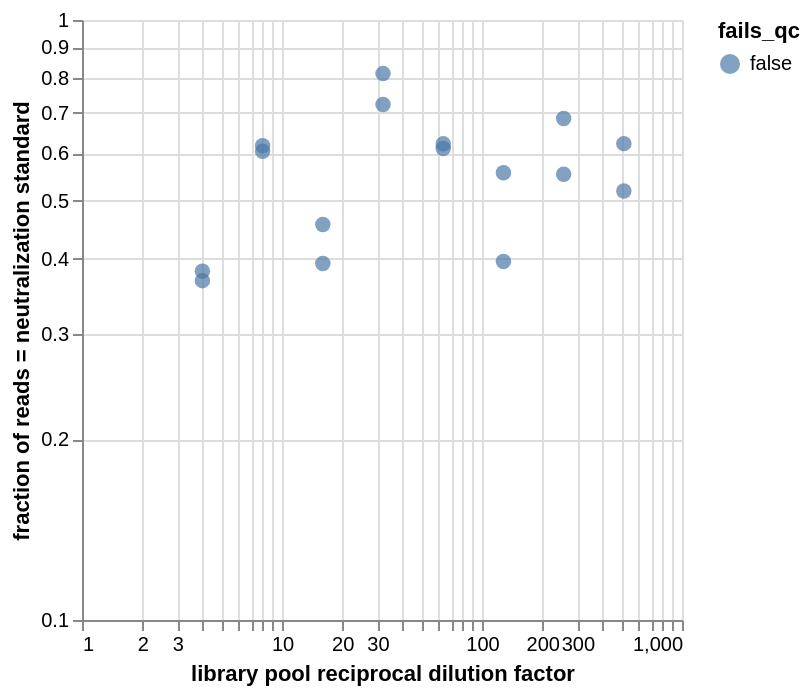

The code cell stored with this chart in its notebook:
### Code cell
# Scatterplot of the same data as above, plotted by dilution factor
alt.Chart(neut_standard_fracs).mark_circle(size=60).encode(
    alt.X('dilution_factor:Q', 
          scale=alt.Scale(type='log'),
          title='library pool reciprocal dilution factor'),
    alt.Y('neut_standard_frac:Q', 
          scale=alt.Scale(type='log'),
          title='fraction of reads = neutralization standard'),
    color='fails_qc',
    tooltip=['well', 'dilution_factor', 'neut_standard_frac', 'total_count']
).interactive()

### Figure 1 — Vega-Lite specification as saved in the notebook (floating-point values rounded to 4 significant figures)
{"config": {"view": {"continuousWidth": 300, "continuousHeight": 300}}, "data": {"name": "data-dffebfe79d064480470f662533500342"}, "mark": {"type": "circle", "size": 60}, "encoding": {"color": {"field": "fails_qc", "type": "nominal"}, "tooltip": [{"field": "well", "type": "nominal"}, {"field": "dilution_factor", "type": "quantitative"}, {"field": "neut_standard_frac", "type": "quantitative"}, {"field": "total_count", "type": "quantitative"}], "x": {"field": "dilution_factor", "scale": {"type": "log"}, "title": "library pool reciprocal dilution factor", "type": "quantitative"}, "y": {"field": "neut_standard_frac", "scale": {"type": "log"}, "title": "fraction of reads = neutralization standard", "type": "quantitative"}}, "params": [{"name": "param_1", "select": {"type": "interval", "encodings": ["x", "y"]}, "bind": "scales"}], "$schema": "https://vega.github.io/schema/vega-lite/v5.16.3.json", "datasets": {"data-dffebfe79d064480470f662533500342": [{"well": "A1", "sample_well": "A1-none-4-1 (A1)", "dilution_factor": 4, "total_count": 6656346, "neut_standard_count": 2448183, "neut_standard_frac": 0.3678, "fails_qc": false}, {"well": "A2", "sample_well": "A2-none-4-2 (A2)", "dilution_factor": 4, "total_count": 6267675, "neut_standard_count": 2390795, "neut_standard_frac": 0.3814, "fails_qc": false}, {"well": "B1", "sample_well": "B1-none-8-1 (B1)", "dilution_factor": 8, "total_count": 4780657, "neut_standard_count": 2889856, "neut_standard_frac": 0.6045, "fails_qc": false}, {"well": "B2", "sample_well": "B2-none-8-2 (B2)", "dilution_factor": 8, "total_count": 1671527, "neut_standard_count": 1031281, "neut_standard_frac": 0.617, "fails_qc": false}, {"well": "C1", "sample_well": "C1-none-16-1 (C1)", "dilution_factor": 16, "total_count": 1181118, "neut_standard_count": 464054, "neut_standard_frac": 0.3929, "fails_qc": false}, {"well": "C2", "sample_well": "C2-none-16-2 (C2)", "dilution_factor": 16, "total_count": 398993, "neut_standard_count": 182000, "neut_standard_frac": 0.4561, "fails_qc": false}, {"well": "D1", "sample_well": "D1-none-32-1 (D1)", "dilution_factor": 32, "total_count": 582506, "neut_standard_count": 421278, "neut_standard_frac": 0.7232, "fails_qc": false}, {"well": "D2", "sample_well": "D2-none-32-2 (D2)", "dilution_factor": 32, "total_count": 860283, "neut_standard_count": 700318, "neut_standard_frac": 0.8141, "fails_qc": false}, {"well": "E1", "sample_well": "E1-none-64-1 (E1)", "dilution_factor": 64, "total_count": 333543, "neut_standard_count": 203733, "neut_standard_frac": 0.6108, "fails_qc": false}, {"well": "E2", "sample_well": "E2-none-64-2 (E2)", "dilution_factor": 64, "total_count": 360465, "neut_standard_count": 224085, "neut_standard_frac": 0.6217, "fails_qc": false}, {"well": "F1", "sample_well": "F1-none-128-1 (F1)", "dilution_factor": 128, "total_count": 302332, "neut_standard_count": 168190, "neut_standard_frac": 0.5563, "fails_qc": false}, {"well": "F2", "sample_well": "F2-none-128-2 (F2)", "dilution_factor": 128, "total_count": 156884, "neut_standard_count": 62077, "neut_standard_frac": 0.3957, "fails_qc": false}, {"well": "G1", "sample_well": "G1-none-256-1 (G1)", "dilution_factor": 256, "total_count": 286433, "neut_standard_count": 158456, "neut_standard_frac": 0.5532, "fails_qc": false}, {"well": "G2", "sample_well": "G2-none-256-2 (G2)", "dilution_factor": 256, "total_count": 505811, "neut_standard_count": 346706, "neut_standard_frac": 0.6854, "fails_qc": false}, {"well": "H1", "sample_well": "H1-none-512-1 (H1)", "dilution_factor": 512, "total_count": 378730, "neut_standard_count": 235659, "neut_standard_frac": 0.6222, "fails_qc": false}, {"well": "H2", "sample_well": "H2-none-512-2 (H2)", "dilution_factor": 512, "total_count": 276917, "neut_standard_count": 143674, "neut_standard_frac": 0.5188, "fails_qc": false}]}}
